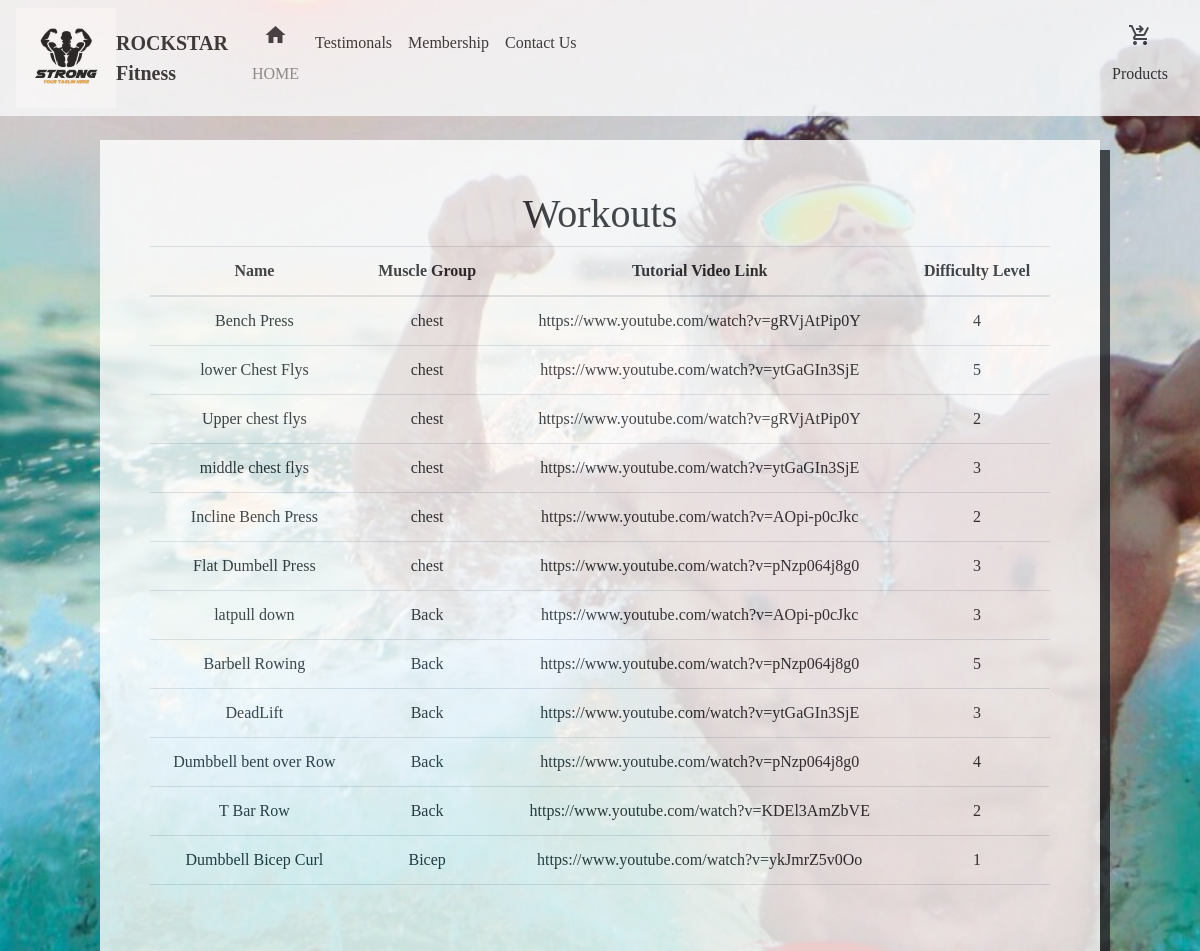
/gexercises/, run on the app's committed database.
### StayFit/models.py (models this page shows, shortened)
class GExercise(models.Model):
    name = models.CharField(max_length=100)
    muscle_group = models.ForeignKey(MuscleGroup, on_delete=models.CASCADE)
    video=models.URLField(blank=True)
    difficulty_level = models.IntegerField()
    def get_link_html(self):
        if self.video:
            return '<a href="{}" target="_blank">{}</a>'.format(self.video, self.video)
        else:
            return '-'
    get_link_html.allow_tags = True
    get_link_html.short_description = 'video'

class MuscleGroup(models.Model):
    name = models.CharField(max_length=100)
    def __str__(self):
        return self.name

### StayFit/views.py (the view)
# urls.py: path('gexercises/', views.Gym_exercise, name='gym_exercises'),
def Gym_exercise(request):
    gexercises = GExercise.objects.all()
    return render(request, 'gym_exercises.html', {'gexercises': gexercises})

### templates/gym_exercises.html (shortened to what this page needs)
{% extends 'base.html' %}
{% block content %}
<br>
<div class="container">
    <h1>Workouts</h1>
    <table class="table">
        <thead>
            <tr style="color: black;">
                <th>Name</th>
                <th>Muscle Group</th>
                <th>Tutorial Video Link</th>
                <th>Difficulty Level</th>
            </tr>
        </thead>
        <tbody>
            {% for i in gexercises %}
                <tr>
                    <td>{{ i.name }}</a></td>
                    <td>{{ i.muscle_group }}</td>
                    <td>{{ i.video}}</a></td>
                    <td>{{ i.difficulty_level }}</td>
                </tr>
            {% empty %}
                <tr>
                    <td colspan="3">No exercises found.</td>
                </tr>
            {% endfor %}
        </tbody>
    </table>
</div>
{% endblock %}

### templates/gym_exercises.html (style rules this page uses)
.container { width: 100%; max-width: 1000px; margin: 0 auto; padding: 50px; background-color: #fff; text-align: center; box-shadow: 10px 10px; }

### data on the page
GExercise: name "Bench Press", muscle_group "chest", video "https://www.youtube.com/watch?v=gRVjAtPip0Y", difficulty_level "4"
GExercise: name "lower Chest Flys", muscle_group "chest", video "https://www.youtube.com/watch?v=ytGaGIn3SjE", difficulty_level "5"
GExercise: name "Upper chest flys", muscle_group "chest", video "https://www.youtube.com/watch?v=gRVjAtPip0Y", difficulty_level "2"
GExercise: name "middle chest flys", muscle_group "chest", video "https://www.youtube.com/watch?v=ytGaGIn3SjE", difficulty_level "3"
GExercise: name "Incline Bench Press", muscle_group "chest", video "https://www.youtube.com/watch?v=AOpi-p0cJkc", difficulty_level "2"
GExercise: name "Flat Dumbell Press", muscle_group "chest", video "https://www.youtube.com/watch?v=pNzp064j8g0", difficulty_level "3"
GExercise: name "latpull down", muscle_group "Back", video "https://www.youtube.com/watch?v=AOpi-p0cJkc", difficulty_level "3"
GExercise: name "Barbell Rowing", muscle_group "Back", video "https://www.youtube.com/watch?v=pNzp064j8g0", difficulty_level "5"
GExercise: name "DeadLift", muscle_group "Back", video "https://www.youtube.com/watch?v=ytGaGIn3SjE", difficulty_level "3"
GExercise: name "Dumbbell bent over Row", muscle_group "Back", video "https://www.youtube.com/watch?v=pNzp064j8g0", difficulty_level "4"
GExercise: name "T Bar Row", muscle_group "Back", video "https://www.youtube.com/watch?v=KDEl3AmZbVE", difficulty_level "2"
GExercise: name "Dumbbell Bicep Curl", muscle_group "Bicep", video "https://www.youtube.com/watch?v=ykJmrZ5v0Oo", difficulty_level "1"
